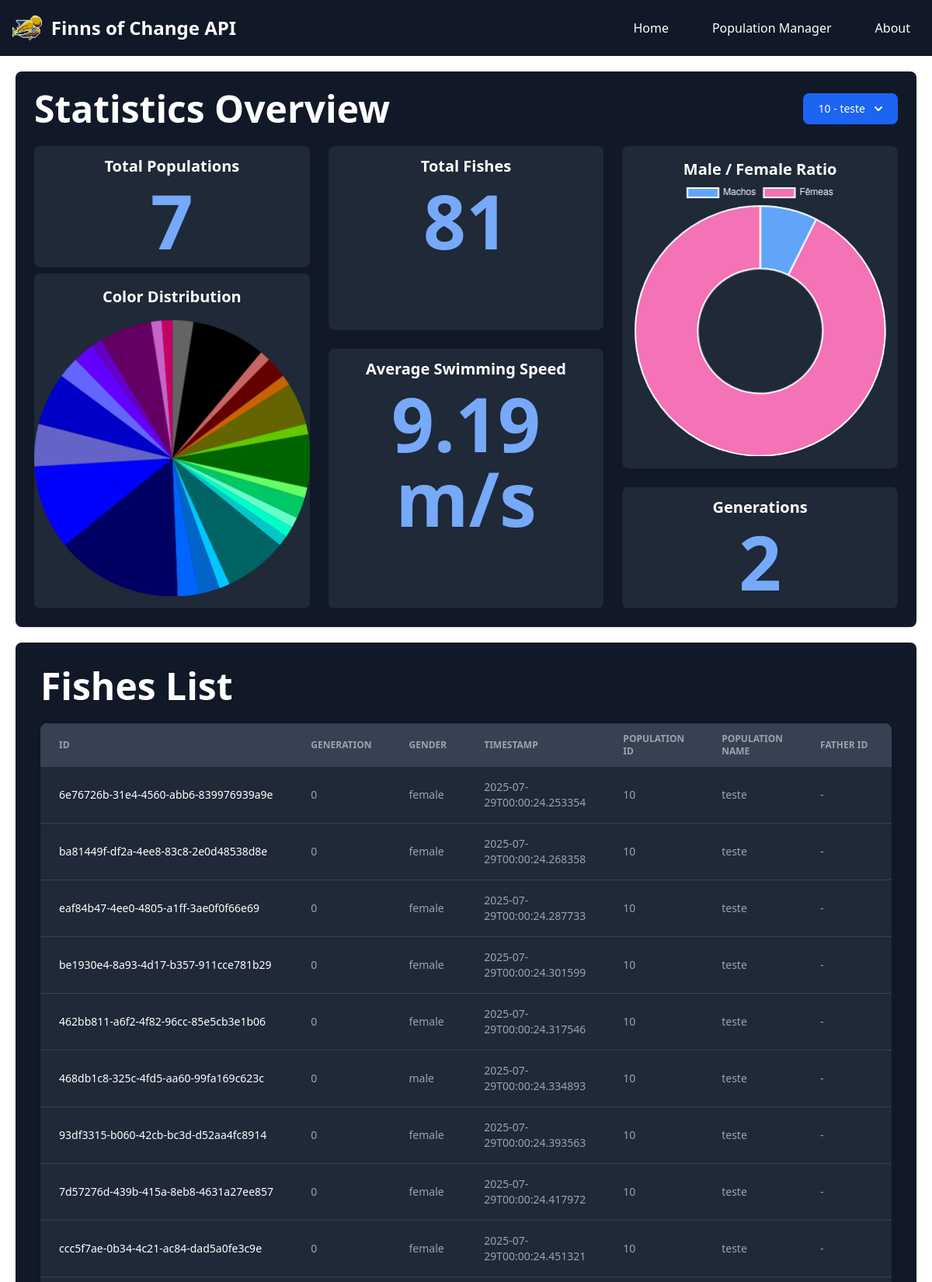
Screenshot of /?population=10 (upper part) with the database file from the repository.
### tables this page shows
CREATE TABLE population (
               id INTEGER PRIMARY KEY AUTOINCREMENT,
               name TEXT
               );

CREATE TABLE karyotype (
               id TEXT PRIMARY KEY,
               karyotype TEXT,
               chromosome_origin TEXT,
               cutting_points TEXT,
               method TEXT,
               FOREIGN KEY(id) REFERENCES individuals(id)
               );

CREATE TABLE individuals (
               id TEXT PRIMARY KEY,
               father_id TEXT,
               mother_id TEXT,
               generation INTEGER,
               gender TEXT,
               timestamp TEXT,
               population_id INTEGER,
               FOREIGN KEY(father_id) REFERENCES individuals(id),
               FOREIGN KEY(mother_id) REFERENCES individuals(id),
               FOREIGN KEY(population_id) REFERENCES population(id)
               );

### app/api/routes.py (the view)
@api.route('/', endpoint='index')
def status():
    standard_population = request.args.get('population', 0)
    population_name = "All Populations"
    population_list = get_populations()
    all_individuals_raw = build_statistics_dataframe()
    individuals_to_display = []
    if standard_population == 0:
        individuals_to_display = all_individuals_raw
        population_name = "All Populations"
    else:
        try:
            standard_population = int(standard_population)
            individuals_to_display = [
                indv for indv in all_individuals_raw
                if indv.get('population_id') == standard_population
            ]
            for i in population_list:
                if i['id'] == standard_population:
                    population_name = i['name']
                    break
        except ValueError:
            individuals_to_display = all_individuals_raw
            standard_population = 0
    total_populations = len(population_list)
    total_fishes = len(individuals_to_display)
    avg_speed = 0
    mf_ratio = {'male':0, 'female':0}
    colors_for_chart = []
    generations_list = []
    if total_fishes > 0:
        for i in individuals_to_display:
            avg_speed += i.get('swimming_speed',0)
            colors_for_chart.append('#' + i.get('color', 'FFFFFF'))
            if i.get('gender') == 'female':
                mf_ratio['female'] += 1
            elif i.get('gender') == 'male':
                mf_ratio['male'] += 1
            generations_list.append(int(i.get('generation',0)))
        avg_speed = round(avg_speed/total_fishes, 2)
        generations = max(generations_list or [1])
    else:
        avg_speed = 0
        generations = 0
    color_counts = Counter(colors_for_chart)
    sorted_color_items = sorted(color_counts.items(), key= lambda item: hex_to_hsv(item[0])[0])
    color_distribution = dict(sorted_color_items)
    return render_template('index.html',
                           standard_population=standard_population,
                           all_populations_data=population_list,
                           population_name=population_name,
                           total_populations=total_populations,
                           total_fishes=total_fishes,
                           avg_speed=avg_speed,
                           generations=generations,
                           color_data=color_distribution,
                           sex_data=mf_ratio,
                           individuals=individuals_to_display)

### app/database/operations.py (called while the page is built)
def get_all_individuals(population_id=None):
    conn = sqlite3.connect('fishes.db')
    conn.row_factory = sqlite3.Row
    cursor = conn.cursor()
    if population_id is None:
        cursor.execute("""
            SELECT * FROM individuals
            """)
    else:
        cursor.execute("""
            SELECT * FROM individuals WHERE population_id = ?
            """, (population_id,))
    results = cursor.fetchall()
    cursor.close()
    conn.close()
    return [dict(row) for row in results]

def get_individual_by_id(indv_id):
    conn = sqlite3.connect('fishes.db')
    conn.row_factory = sqlite3.Row
    cursor = conn.cursor()
    cursor.execute("""
        SELECT * FROM individuals WHERE id = ?
        """, (indv_id,))
    individual = cursor.fetchone()
    cursor.close()
    conn.close()
    return dict(individual)

def get_karyotype_by_id(indv_id):
    conn = sqlite3.connect('fishes.db')
    conn.row_factory = sqlite3.Row
    cursor = conn.cursor()
    cursor.execute("""
        SELECT * FROM karyotype WHERE id = ?
        """, (indv_id,))
    karyo_data = cursor.fetchone()
    karyo_dict = {}
    karyo_dict['id'] = karyo_data['id']
    karyo_dict['karyotype'] = json.loads(karyo_data['karyotype'])
    karyo_dict['chromosome_origin'] = json.loads(karyo_data['chromosome_origin'])
    karyo_dict['cutting_points'] = json.loads(karyo_data['cutting_points'])
    karyo_dict['method'] = karyo_data['method']
    cursor.close()
    conn.close()
    return karyo_dict

def get_individual_characteristics(id):
    data = {'indv_id':id}
    indv_id = data['indv_id']
    indv = get_individual_by_id(indv_id)
    indv = dict(indv)
    indv_karyo = get_karyotype_by_id(indv_id)
    indv_karyo = dict(indv_karyo)
    indv.update(indv_karyo)
    g_reader = GeneReader(indv)
    codon_list = g_reader.get_codons()
    aminoacids = g_reader.get_aminoacids(codon_list)
    color = g_reader.get_color(aminoacids)
    speed = g_reader.get_swimming_speed(aminoacids)
    result = {
        'color':color,
        'swimming_speed':speed,
        'genes':aminoacids
    }
    return result

def hex_to_hsv(hex_color):
    hex_color = hex_color.lstrip('#')
    r = int(hex_color[0:2], 16) / 255.0
    g = int(hex_color[2:4], 16) / 255.0
    b = int(hex_color[4:6], 16) / 255.0
    return colorsys.rgb_to_hsv(r, g, b)

### app/templates/index.html (shortened to what this page needs)
{% extends 'base.html' %}
{% block content %}
<div class="bg-white dark:bg-gray-900 shadow rounded-lg p-6 relative" style="margin-bottom: 20px;">
    <div class="flex items-center justify-between mb-6">
        <h2 class="text-5xl font-bold text-gray-900 dark:text-white text-center">Statistics Overview</h2>
        <div class="z-10">
            <button id="dropdownDefaultButton" data-dropdown-toggle="dropdown" class="text-white bg-blue-700 hover:bg-blue-800 focus:ring-4 focus:outline-none focus:ring-blue-300 font-medium rounded-lg text-sm px-5 py-2.5 text-center inline-flex items-center dark:bg-blue-600 dark:hover:bg-blue-700 dark:focus:ring-blue-800" type="button">
                {% if standard_population == 0 %}
                    All Populations
                {% else %}
                    {{ standard_population }} - {{ population_name }}
                {% endif %}
                <svg class="w-2.5 h-2.5 ms-3" aria-hidden="true" xmlns="http://www.w3.org/2000/svg" fill="none" viewBox="0 0 10 6">
                    <path stroke="currentColor" stroke-linecap="round" stroke-linejoin="round" stroke-width="2" d="m1 1 4 4 4-4"/>
                </svg>
            </button>
        </div>
    </div>
    <div class="grid grid-cols-1 md:grid-cols-3 gap-6 ">
        <div class="grid w-full grid-cols-1 gap-2">
            <div class="text-center dark:bg-gray-800 rounded-lg py-3">
                <h3 class="text-xl font-semibold text-gray-800 dark:text-white">Total Populations</h3>
                <p class="mt-2 text-8xl font-bold text-blue-600 dark:text-blue-400">{{ total_populations }}</p>
            </div>
            <div class="text-center dark:bg-gray-800 rounded-lg py-4 h-30">
                <h3 class="text-xl font-semibold text-gray-800 dark:text-white mb-4">Color Distribution</h3>
                <canvas id="colorChart" class="w-full h-auto" width="100" height="100"></canvas>
            </div>
        </div>
        <div class="grid w-full grid-cols-1 gap-6">
            <div class="text-center dark:bg-gray-800 rounded-lg py-3">
                <h3 class="text-xl font-semibold text-gray-800 dark:text-white">Total Fishes</h3>
                <p class="mt-2 text-8xl font-bold text-blue-600 dark:text-blue-400">{{ total_fishes }}</p>
            </div>
            <div class="text-center dark:bg-gray-800 rounded-lg py-3">
                <h3 class="text-xl font-semibold text-gray-800 dark:text-white">Average Swimming Speed</h3>
                <p class="mt-2 text-8xl font-bold text-blue-600 dark:text-blue-400">{{ avg_speed }} m/s</p>
            </div>
        </div>
        <div class="grid w-full grid-cols-1 gap-6">
            <div class="text-center dark:bg-gray-800 rounded-lg py-4">
                <h3 class="text-xl font-semibold text-gray-800 dark:text-white">Male / Female Ratio</h3>
                <canvas id="sexRatioChart" class="w-full h-auto" width="250" height="250"></canvas>
            </div>
            <div class="text-center dark:bg-gray-800 rounded-lg py-3">
                <h3 class="text-xl font-semibold text-gray-800 dark:text-white">Generations</h3>
                <p class="mt-2 text-8xl font-bold text-blue-600 dark:text-blue-400">{{ generations }}</p>
            </div>
        </div>
    </div>
</div>
<div class="bg-white dark:bg-gray-900 shadow rounded-lg p-8 relative" style="margin-top: 20px;">
    <div class="flex items-center justify-between mb-6">
        <h2 class="text-5xl font-bold text-gray-900 dark:text-white text-center">Fishes List</h2>
    </div>
    <div class="relative overflow-x-auto shadow-md sm:rounded-lg mt-6">
        <table class="w-full text-sm text-left rtl:text-right text-gray-500 dark:text-gray-400">
            <thead class="text-xs text-gray-700 uppercase bg-gray-50 dark:bg-gray-700 dark:text-gray-400">
                <tr>
                    <th scope="col" class="px-6 py-3">
                        ID
                    </th>
                    <th scope="col" class="px-6 py-3">
                        Generation
                    </th>
                    <th scope="col" class="px-6 py-3">
                        Gender
                    </th>
                    <th scope="col" class="px-6 py-3">
                        Timestamp
                    </th>
                    <th scope="col" class="px-6 py-3">
                        Population ID
                    </th>
                    <th scope="col" class="px-6 py-3">
                        Population Name
                    </th>
                    <th scope="col" class="px-6 py-3">
                        Father ID
                    </th>
                </tr>
            </thead>
            <tbody>
                {% for individual in individuals %}
                <tr class="bg-white border-b dark:bg-gray-800 dark:border-gray-700 border-gray-200 hover:bg-gray-50 dark:hover:bg-gray-600">
                    <th scope="row" class="px-6 py-4 font-medium text-gray-900 whitespace-nowrap dark:text-white">
                        {{ individual.id }}
                    </th>
                    <td class="px-6 py-4">
                        {{ individual.generation }}
                    </td>
                    <td class="px-6 py-4">
                        {{ individual.gender }}
                    </td>
                    <td class="px-6 py-4">
                        {{ individual.timestamp }}
                    </td>
                    <td class="px-6 py-4">
                        {{ individual.population_id }}
                    </td>
                    <td class="px-6 py-4">
                        {{ individual.population_name }}
                    </td>
                    <td class="px-6 py-4">
                        {{ individual.father_id if individual.father_id is not none else '-' }}
                    </td>
                </tr>
                {% endfor %}
            </tbody>
        </table>
    </div>
</div>
<script>
    // Gráfico de Cores
    const colorCtx = document.getElementById('colorChart').getContext('2d');
    new Chart(colorCtx, {
        type: 'pie',
        data: {
            labels: {{ color_data.keys() | list | tojson }},
            datasets: [{
                data: {{ color_data.values() | list | tojson }},
                backgroundColor: {{ color_data.keys() | list | tojson }},
                borderWidth: 0,
                hoverOffset: 4
            }]
        },
        options: {
            plugins: {
                legend: {
                    display: false
                },
                tooltip: {
                    callbacks:{
                        label: function(context) {
                            let label = context.label || '';
                            if (label) {
                                label += ': ';
                            }
                            if (context.parsed !== null) {
                                label += context.parsed + ' ocorrências';
                            }
                            return label;
                        }
                    }
                },
                borderColor: '#ffffff',
                borderWidth: 2
            }
        }
    });
    // Gráfico Machos/Fêmeas
    const sexCtx = document.getElementById('sexRatioChart').getContext('2d');
    new Chart(sexCtx, {
        type: 'doughnut',
        data: {
            labels: ['Machos', 'Fêmeas'],
            datasets: [{
                data: [{{ sex_data['male'] }}, {{ sex_data['female'] }}],
                backgroundColor: ['#60a5fa', '#f472b6'],
                hoverOffset: 4
            }]
        },
        options: {
            plugins: {
                legend: {
                    labels: { color: 'white' }
                }
            }
        }
    });
</script>
{% endblock %}

### app/templates/base.html (style rules this page uses)
.bg-white { background-color: rgba(255, 255, 255, 0.8); }

### rows the page displays
population: name "teste", population_name "teste" "teste" "teste" "teste" "teste" "teste" "teste" "teste" "teste"
karyotype: id "6e76726b-31e4-4560-abb6-839976939a9e"
individuals: gender "female", timestamp "2025-07-29T00:00:24.253354"
karyotype: id "ba81449f-df2a-4ee8-83c8-2e0d48538d8e"
individuals: gender "female", timestamp "2025-07-29T00:00:24.268358"
karyotype: id "eaf84b47-4ee0-4805-a1ff-3ae0f0f66e69"
individuals: gender "female", timestamp "2025-07-29T00:00:24.287733"
karyotype: id "be1930e4-8a93-4d17-b357-911cce781b29"
individuals: gender "female", timestamp "2025-07-29T00:00:24.301599"
karyotype: id "462bb811-a6f2-4f82-96cc-85e5cb3e1b06"
individuals: gender "female", timestamp "2025-07-29T00:00:24.317546"
karyotype: id "468db1c8-325c-4fd5-aa60-99fa169c623c"
individuals: gender "male", timestamp "2025-07-29T00:00:24.334893"
karyotype: id "93df3315-b060-42cb-bc3d-d52aa4fc8914"
individuals: gender "female", timestamp "2025-07-29T00:00:24.393563"
karyotype: id "7d57276d-439b-415a-8eb8-4631a27ee857"
individuals: gender "female", timestamp "2025-07-29T00:00:24.417972"
karyotype: id "ccc5f7ae-0b34-4c21-ac84-dad5a0fe3c9e"
individuals: gender "female", timestamp "2025-07-29T00:00:24.451321"

### other values shown
{{ standard_population }} "10"
{{ total_populations }} "7"
{{ total_fishes }} "81"
{{ avg_speed }} "9.19"
{{ generations }} "2"
{{ individual.generation }} "0" "0" "0" "0" "0" "0" "0" "0" "0"
{{ individual.population_id }} "10" "10" "10" "10" "10" "10" "10" "10" "10"
{{ individual.father_id if individual.father_id is not none else '-' }} "-" "-" "-" "-" "-" "-" "-" "-" "-"
chart data {{ color_data.values() | list | tojson }} [2, 7, 1, 2, 1, 4, 1, 5, 1, 2, 1, 1, 1, 6, 1, 2, 2, 12, 8, 4, 5, 2, 2, 1, 5, 1, 1]
chart data {{ sex_data['male'] }} 6
